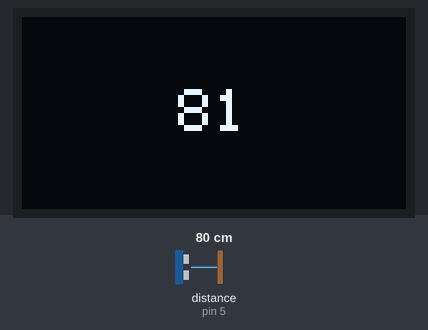
This sketch was run on a simulated Arduino Uno, built with avr-gcc and run on an emulated ATmega328P. Shown: 128×64 one-colour display. Wiring (inferred from the names in the program): ultrasonic range finder: trigger pin 6; echo pin 5. The test bench sets the inputs (shaded band); at power-on: distance to the obstacle (sensor on pin 5) 80 cm. The echo pulse lasts 58.3 µs per cm; what the sketch prints to the serial monitor is not drawn.

Above: at 1.2 s.
1.3 s: distance to the obstacle (sensor on pin 5) set to 2 cm
At 2.2 s:
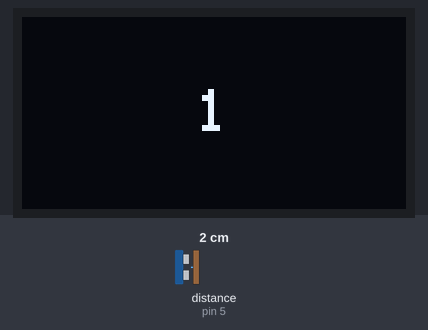
2.8 s: distance to the obstacle (sensor on pin 5) set to 4 cm
At 3.9 s:
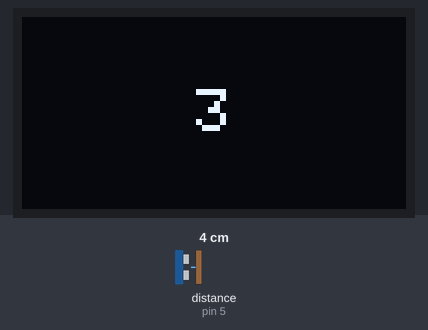
4.3 s: distance to the obstacle (sensor on pin 5) set to 9 cm
At 4.9 s:
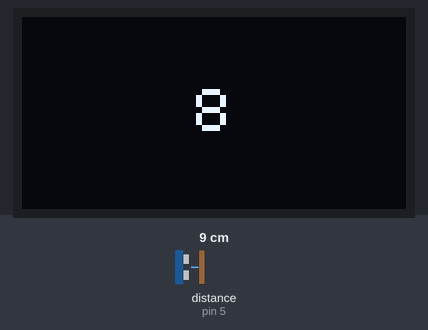
Timing chart, 0 to 7.3 s (numbered marks = the images above; inputs shaded):
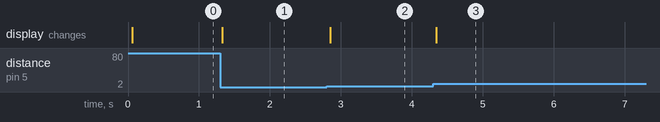

The sketch:

Distance-Calculator.ino
```cpp
#include <Wire.h>
#include <Adafruit_SH110X.h>
#include <Adafruit_GFX.h>


#define SCREEN_WIDTH 128
#define SCREEN_HEIGHT  64
#define RESET_PIN  -1
#define oledColor SH110X_WHITE


Adafruit_SH1106G display(SCREEN_WIDTH, SCREEN_HEIGHT, &Wire, RESET_PIN);  //Constructor arguemnts of class adafruit

const int triggerPin = 6;
const int echoPin = 5;


int16_t x0;
int16_t y0;
int16_t w;
int16_t h;


void setup(){
  pinMode(triggerPin, OUTPUT);
  pinMode(echoPin, INPUT);
  Serial.begin(9600);
  display.begin(0x3C, true);
  display.clearDisplay();

}

unsigned long timeDuration;
int distance;
float speed = 0.0351;

int pulseTime = 10; //trigger sound pulse time high -> low


void loop(){

  triggerSound(pulseTime);
  measureEchoTime();
  displayText(oledColor, 2, distanceCalculator());
  Serial.println(distance/2);
}

int measureEchoTime(){
  timeDuration = pulseIn(echoPin, HIGH);
}


int distanceCalculator(){

  distance = speed * timeDuration;
  return distance/2;

}

void triggerSound(int pulseTime){
  digitalWrite(triggerPin, HIGH);
  delayMicroseconds(pulseTime);
  digitalWrite(triggerPin, LOW);
}

void displayText(int color, int size, int text){

  display.setTextColor(color);
  display.setTextSize(size);
  display.getTextBounds(String(text), 0, 0, &x0, &y0, &w, &h);  //Displaying distance on OLED
  display.setCursor((SCREEN_WIDTH - w)/2 , (SCREEN_HEIGHT - h) / 2);
  display.println(text);
  display.display();
  display.clearDisplay();

}
```

Measured:
- after the input at 1.3 s, the display: changes at once (image 1)
- after the input at 2.8 s, the display: changes after 0.05 s (image 2)
- after the input at 4.3 s, the display: changes at once (image 3)
